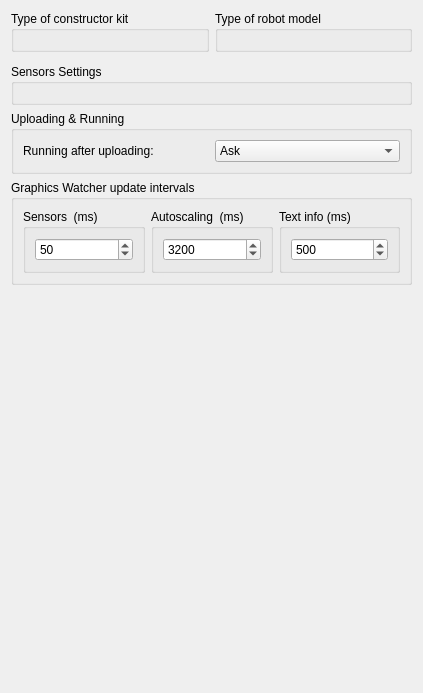
<?xml version="1.0" encoding="UTF-8"?>
<ui version="4.0">
 <class>PreferencesRobotSettingsPage</class>
 <widget class="QWidget" name="PreferencesRobotSettingsPage">
  <property name="geometry">
   <rect>
    <x>0</x>
    <y>0</y>
    <width>423</width>
    <height>693</height>
   </rect>
  </property>
  <layout class="QGridLayout" name="gridLayout">
   <item row="5" column="0" colspan="2">
    <widget class="QGroupBox" name="graphicsWatcherBox">
     <property name="sizePolicy">
      <sizepolicy hsizetype="Preferred" vsizetype="Preferred">
       <horstretch>0</horstretch>
       <verstretch>0</verstretch>
      </sizepolicy>
     </property>
     <property name="title">
      <string>Graphics Watcher update intervals</string>
     </property>
     <layout class="QHBoxLayout" name="horizontalLayout1">
      <item>
       <widget class="QGroupBox" name="sensorUpdateBox">
        <property name="sizePolicy">
         <sizepolicy hsizetype="Preferred" vsizetype="Preferred">
          <horstretch>0</horstretch>
          <verstretch>0</verstretch>
         </sizepolicy>
        </property>
        <property name="title">
         <string>Sensors  (ms)</string>
        </property>
        <layout class="QHBoxLayout" name="horizontalLayout_2">
         <item>
          <widget class="QSpinBox" name="sensorUpdateSpinBox">
           <property name="minimum">
            <number>10</number>
           </property>
           <property name="maximum">
            <number>120000</number>
           </property>
           <property name="value">
            <number>50</number>
           </property>
          </widget>
         </item>
        </layout>
       </widget>
      </item>
      <item>
       <widget class="QGroupBox" name="autoScalingBox">
        <property name="sizePolicy">
         <sizepolicy hsizetype="Preferred" vsizetype="Preferred">
          <horstretch>0</horstretch>
          <verstretch>0</verstretch>
         </sizepolicy>
        </property>
        <property name="title">
         <string>Autoscaling  (ms)</string>
        </property>
        <layout class="QHBoxLayout" name="horizontalLayout_3">
         <item>
          <widget class="QSpinBox" name="autoScalingSpinBox">
           <property name="minimum">
            <number>50</number>
           </property>
           <property name="maximum">
            <number>120000</number>
           </property>
           <property name="value">
            <number>3200</number>
           </property>
          </widget>
         </item>
        </layout>
       </widget>
      </item>
      <item>
       <widget class="QGroupBox" name="textUpdateBox">
        <property name="sizePolicy">
         <sizepolicy hsizetype="Preferred" vsizetype="Preferred">
          <horstretch>0</horstretch>
          <verstretch>0</verstretch>
         </sizepolicy>
        </property>
        <property name="title">
         <string>Text info (ms)</string>
        </property>
        <layout class="QHBoxLayout" name="horizontalLayout_4">
         <item>
          <widget class="QSpinBox" name="textUpdaterSpinBox">
           <property name="minimum">
            <number>20</number>
           </property>
           <property name="maximum">
            <number>120000</number>
           </property>
           <property name="value">
            <number>500</number>
           </property>
          </widget>
         </item>
        </layout>
       </widget>
      </item>
     </layout>
    </widget>
   </item>
   <item row="2" column="0" colspan="2">
    <widget class="QFrame" name="settingsExtensionFrame">
     <property name="sizePolicy">
      <sizepolicy hsizetype="Preferred" vsizetype="Preferred">
       <horstretch>0</horstretch>
       <verstretch>0</verstretch>
      </sizepolicy>
     </property>
     <layout class="QVBoxLayout" name="verticalLayout">
      <property name="leftMargin">
       <number>0</number>
      </property>
      <property name="topMargin">
       <number>0</number>
      </property>
      <property name="rightMargin">
       <number>0</number>
      </property>
      <property name="bottomMargin">
       <number>0</number>
      </property>
     </layout>
    </widget>
   </item>
   <item row="4" column="0" colspan="2">
    <widget class="QGroupBox" name="uploadingRunningGroupBox">
     <property name="sizePolicy">
      <sizepolicy hsizetype="Preferred" vsizetype="Preferred">
       <horstretch>0</horstretch>
       <verstretch>0</verstretch>
      </sizepolicy>
     </property>
     <property name="title">
      <string>Uploading &amp;&amp; Running</string>
     </property>
     <layout class="QGridLayout" name="gridLayout_2">
      <item row="1" column="0">
       <widget class="QLabel" name="askRunningLabel">
        <property name="text">
         <string>Running after uploading:</string>
        </property>
       </widget>
      </item>
      <item row="1" column="1">
       <widget class="QComboBox" name="runningAfterUploadingComboBox">
        <item>
         <property name="text">
          <string>Ask</string>
         </property>
        </item>
        <item>
         <property name="text">
          <string>Always run</string>
         </property>
        </item>
        <item>
         <property name="text">
          <string>Never run</string>
         </property>
        </item>
       </widget>
      </item>
     </layout>
    </widget>
   </item>
   <item row="3" column="0" colspan="2">
    <widget class="QGroupBox" name="deviceSettingsGroupBox">
     <property name="sizePolicy">
      <sizepolicy hsizetype="Preferred" vsizetype="Preferred">
       <horstretch>0</horstretch>
       <verstretch>0</verstretch>
      </sizepolicy>
     </property>
     <property name="title">
      <string>Sensors Settings</string>
     </property>
     <layout class="QVBoxLayout" name="devicesConfiguratorLayout">
      <item>
       <widget class="kitBase::DevicesConfigurationWidget" name="devicesConfigurer" native="true"/>
      </item>
     </layout>
    </widget>
   </item>
   <item row="6" column="0" colspan="2">
    <spacer name="verticalSpacer">
     <property name="orientation">
      <enum>Qt::Vertical</enum>
     </property>
     <property name="sizeHint" stdset="0">
      <size>
       <width>20</width>
       <height>40</height>
      </size>
     </property>
    </spacer>
   </item>
   <item row="1" column="0" colspan="2">
    <widget class="QWidget" name="robotModelContainers" native="true">
     <layout class="QHBoxLayout" name="horizontalLayout">
      <property name="leftMargin">
       <number>0</number>
      </property>
      <property name="topMargin">
       <number>0</number>
      </property>
      <property name="rightMargin">
       <number>0</number>
      </property>
      <property name="bottomMargin">
       <number>0</number>
      </property>
      <item>
       <widget class="QGroupBox" name="constructorKitGroupBox">
        <property name="sizePolicy">
         <sizepolicy hsizetype="Preferred" vsizetype="Preferred">
          <horstretch>0</horstretch>
          <verstretch>0</verstretch>
         </sizepolicy>
        </property>
        <property name="title">
         <string>Type of constructor kit</string>
        </property>
        <layout class="QVBoxLayout" name="verticalLayout_2"/>
       </widget>
      </item>
      <item>
       <widget class="QGroupBox" name="typeOfModelGroupBox">
        <property name="sizePolicy">
         <sizepolicy hsizetype="Preferred" vsizetype="Preferred">
          <horstretch>0</horstretch>
          <verstretch>0</verstretch>
         </sizepolicy>
        </property>
        <property name="title">
         <string>Type of robot model</string>
        </property>
        <layout class="QVBoxLayout" name="verticalLayout_3"/>
       </widget>
      </item>
     </layout>
    </widget>
   </item>
  </layout>
 </widget>
 <customwidgets>
  <customwidget>
   <class>kitBase::DevicesConfigurationWidget</class>
   <extends>QWidget</extends>
   <header>kitBase/devicesConfigurationWidget.h</header>
  </customwidget>
 </customwidgets>
 <resources/>
 <connections/>
</ui>
